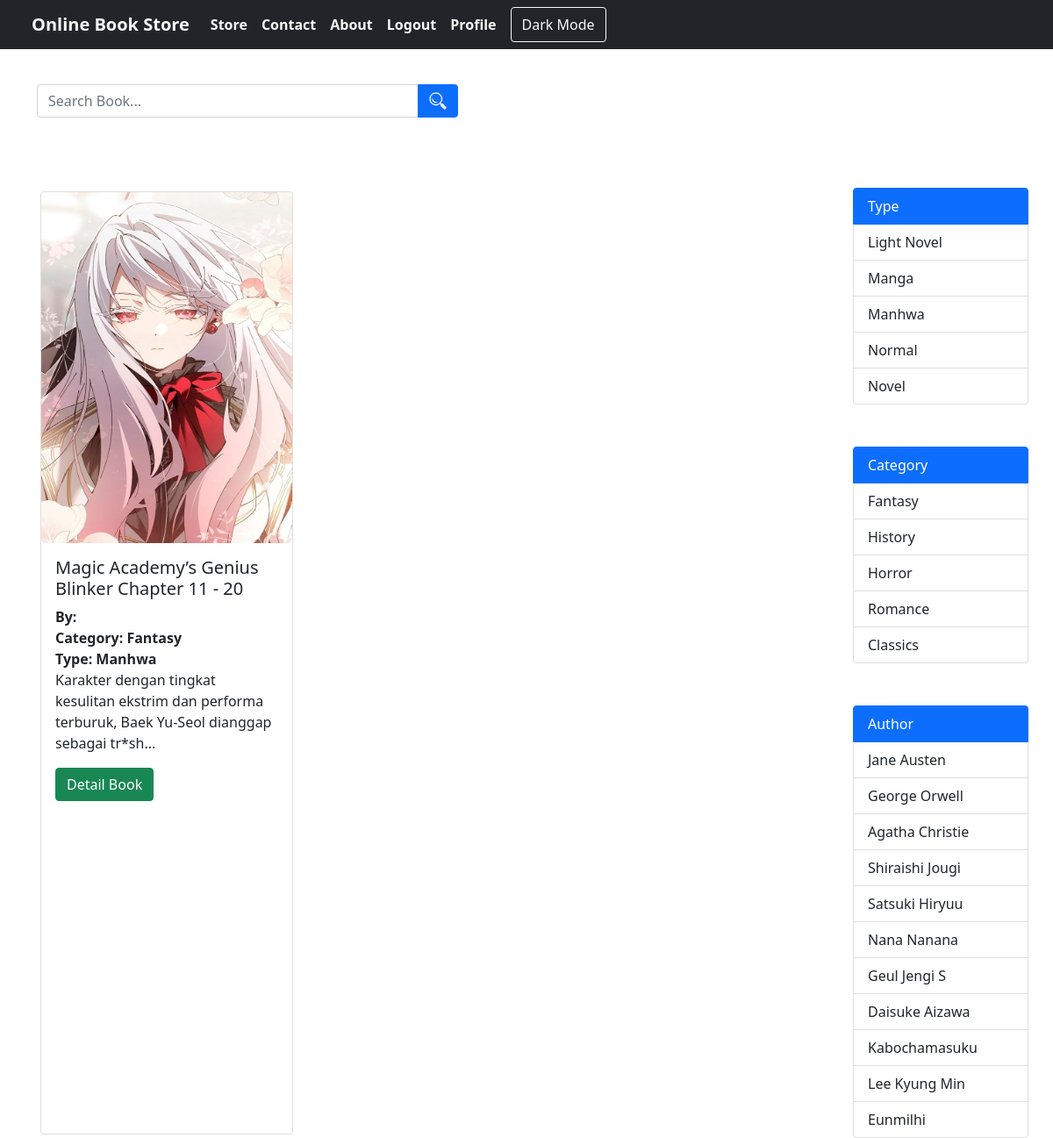
/listtransaksi.php (signed in), run on the app's committed database.
### tables this page shows
CREATE TABLE `books` (
  `id` int(11) NOT NULL,
  `title` varchar(255) NOT NULL,
  `author_id` int(11) NOT NULL,
  `description` text NOT NULL,
  `category_id` int(11) NOT NULL,
  `price` int(11) NOT NULL,
  `type_id` int(11) NOT NULL,
  `cover` varchar(255) NOT NULL,
  `file` varchar(255) NOT NULL
);

CREATE TABLE `categories` (
  `id` int(11) NOT NULL,
  `name` varchar(255) NOT NULL
);

CREATE TABLE `types` (
  `id` int(11) NOT NULL,
  `name` varchar(255) NOT NULL
);

CREATE TABLE `authors` (
  `id` int(11) NOT NULL,
  `name` varchar(255) NOT NULL
);

### php/func-book.php (called while the page is built, shortened)
<?php
function get_my_books($con){
   $sql  = "SELECT * FROM books WHERE id in (SELECT book_id FROM buybook WHERE user_id = {$_SESSION['user_id']}) ORDER bY id DESC";
   $stmt = $con->prepare($sql);
   $stmt->execute();
   if ($stmt->rowCount() > 0) {
   	  $books = $stmt->fetchAll();
   }else {
      $books = [];
   }
   return $books;
}

### php/func-category.php (called while the page is built, shortened)
<?php
function get_all_categories($con){
   $sql  = "SELECT * FROM categories";
   $stmt = $con->prepare($sql);
   $stmt->execute();
   if ($stmt->rowCount() > 0) {
   	  $categories = $stmt->fetchAll();
   }else {
      $categories = 0;
   }
   return $categories;
}

### php/func-types.php (called while the page is built, shortened)
<?php
function get_all_types($con){
   $sql  = "SELECT * FROM types";
   $stmt = $con->prepare($sql);
   $stmt->execute();
   if ($stmt->rowCount() > 0) {
   	  $categories = $stmt->fetchAll();
   }else {
      $categories = 0;
   }
   return $categories;
}

### php/func-author.php (called while the page is built, shortened)
<?php
function get_all_author($con){
   $sql  = "SELECT * FROM authors";
   $stmt = $con->prepare($sql);
   $stmt->execute();
   if ($stmt->rowCount() > 0) {
   	  $authors = $stmt->fetchAll();
   }else {
      $authors = 0;
   }
   return $authors;
}

### listtransaksi.php (the view, shortened to what this page needs)
<?php
include "db_conn.php";
include "php/func-book.php";
$books = get_my_books($conn);
include "php/func-author.php";
$authors = get_all_author($conn);
include "php/func-types.php";
$types = get_all_types($conn);
include "php/func-category.php";
$categories = get_all_categories($conn);
include "css/style-bookstore.php";
?>
<!DOCTYPE html>
<html lang="en">
<head>
	<link href="https://cdn.jsdelivr.net/npm/bootstrap@5.1.1/dist/css/bootstrap.min.css" rel="stylesheet">
</head>
<body>
	<div class="container">
		<div class = "row">
			<nav class="navbar navbar-expand-lg navbar-light bg-dark fixed-top">
			<div class="container-fluid">
				<a class="navbar-brand text-light fw-bolder" href="index.php">Online Book Store</a>
				<div class="collapse navbar-collapse" id="navbarSupportedContent" id="navbarSupportedContent">
				<ul class="navbar-nav me-auto mb-2 mb-lg-0">
					<li class="nav-item">
					<a class="nav-link text-light rounded fw-bolder active"
						aria-current="page"
						href="index.php">Store</a>
					</li>
					<li class="nav-item">
					<a class="nav-link text-light rounded fw-bolder"
						href="#">Contact</a>
					</li>
					<li class="nav-item">
					<a class="nav-link text-light rounded fw-bolder"
						href="#">About</a>
					</li>
					<li class="nav-item">
					<?php if (isset($_SESSION['user_id'])) {?>
						<a class="nav-link text-light rounded fw-bolder"
						href="logoutCustomer.php">Logout</a>
					<?php } else {?>
					<a class="nav-link text-light rounded fw-bolder"
						href="signup.php">SignUp</a>
					<?php }?>
					</li>
					<li class="nav-item">
					<?php if (isset($_SESSION['user_id'])) {?>
						<a class="nav-link text-light rounded fw-bolder"
						href="#">Profile</a>
					<?php } else {?>
					<a class="nav-link text-light rounded fw-bolder"
						href="loginCustomer.php">Login</a>
					<?php }?>
					</li>
					<div class="d-flex">
    					<button id="darkModeToggle" class="btn btn-outline-light ms-2">Dark Mode</button>
					</div>
				</ul>
				</div>
			</div>
			</nav>
		</div>
		<div class = "row g-0 mt-5">
			<form action="search.php"
				method="get"
				style="width: 100%; max-width: 30rem">
				<div class="input-group my-5">
					<input type="text"
							class="form-control"
							name="key"
							placeholder="Search Book..."
							aria-label="Search Book..."
							aria-describedby="basic-addon2">
					<button class="input-group-text
									btn btn-primary"
							id="basic-addon2">
							<img src="img/search.png"
								width="20">
					</button>
				</div>
		</form>
			<div class="d-flex pt-3">
				<?php if ($books == 0) {?>
					<div class="alert alert-warning
							text-center p-5"
					role="alert">
					<img src="img/empty.png"
						width="100">
					<br>
					There is no book in the database
				</div>
				<?php } else {?>
				<div class="pdf-list d-flex flex-wrap">
					<?php foreach ($books as $book) {?>
						<div class="card m-1 book-card" data-id="<?=$book['id']?>">
						<img src="uploads/cover/<?=$book['cover']?>"
							class="card-img-top">
						<div class="card-body">
							<h5 class="card-title">
								<?=$book['title']?>
							</h5>
							<p class="card-text">
								<b>By:
								<br></b>
								<b>Category:
									<?php foreach ($categories as $category) {
    if ($category['id'] == $book['category_id']) {
        echo $category['name'];
        break;
    }
}?>
								<br></b>
								<b>Type:
									<?php foreach ($types as $type) {
    if ($type['id'] == $book['type_id']) {
        echo $type['name'];
        break;
    }
}?>
								<br></b>
								<?=substr($book['description'], 0, 100) . "...";?>
							</p>
							<a href="detail.php?id=<?=$book['id']?>"
							class="btn btn-success">Detail Book</a>
						</div>
					</div>
					<?php }?>
				</div>
			<?php }?>
				<div class="col-lg-2 ms-auto">
					<div class="category">
						<div class="list-group">
							<?php if ($types == 0) {
} else {?>
							<a href="#"
							class="list-group-item list-group-item-action active">Type</a>
							<?php foreach ($types as $type) {?>
							<a href="type.php?id=<?=$type['id']?>"
								class="list-group-item list-group-item-action">
								<?=$type['name']?></a>
							<?php }}?>
						</div>
						<div class="list-group mt-5">
							<?php if ($categories == 0) {
} else {?>
							<a href="#"
							class="list-group-item list-group-item-action active">Category</a>
							<?php foreach ($categories as $category) {?>
							<a href="category.php?id=<?=$category['id']?>"
								class="list-group-item list-group-item-action">
								<?=$category['name']?></a>
							<?php }}?>
						</div>
						<div class="list-group mt-5">
							<?php if ($authors == 0) {
} else {?>
							<a href="#"
							class="list-group-item list-group-item-action active">Author</a>
							<?php foreach ($authors as $author) {?>
							<a href="author.php?id=<?=$author['id']?>"
								class="list-group-item list-group-item-action">
								<?=$author['name']?></a>
							<?php }}?>
						</div>
					</div>
				</div>
			</div>
		</div>
	</div>
</body>
</html>

### css/Bookstore.css (style rules this page uses)
.pdf-list { width: 80%; }
.card { width: 18rem; }
.category .list-group { width: 200px; }

### css/style-bookstore.php (style rules this page uses)
.card-img-top { height: 400px; object-fit: fill; border-radius: 5px; }

### data on the page
books: cover (picture), title "Magic Academy’s Genius Blinker Chapter 11 - 20", description "Karakter dengan tingkat kesulitan ekstrim dan performa terburuk, Baek Yu-Seol dianggap sebagai tr*sh"
categories: name "Fantasy"
types: name "Manhwa"
types: name "Light Novel"
types: name "Manga"
types: name "Normal"
types: name "Novel"
categories: name "History"
categories: name "Horror"
categories: name "Romance"
categories: name "Classics"
authors: name "Jane Austen"
authors: name "George Orwell"
authors: name "Agatha Christie"
authors: name "Shiraishi Jougi"
authors: name "Satsuki Hiryuu"
authors: name "Nana Nanana"
authors: name "Geul Jengi S"
authors: name "Daisuke Aizawa"
authors: name "Kabochamasuku"
authors: name "Lee Kyung Min"
authors: name "Eunmilhi"
